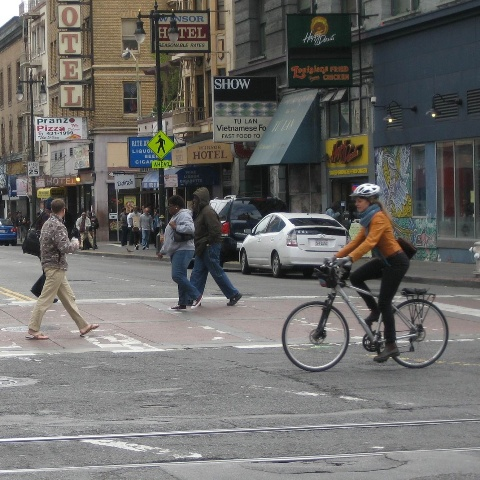
#> input picture street_small.jpg, 480 x 480 px; its folder holds only this picture in this run
$ python -i openCV.py   (imports and definitions only)
#> lines starting #> are read from the running program, lines starting #| are printed output that depends on the picture; after the words box and inside, x2 and y2 are one past the last pixel; in counts of white or black regions, pixels touching at a corner belong together
'''
Author: hzh huzihe@whu.edu.cn
Date: 2024-12-31 23:10:38
LastEditTime: 2025-02-07 23:20:17
FilePath: /pyplot/PanoCV/openCV.py
Descripttion:
'''
import cv2
import numpy as np
import matplotlib.pyplot as plt
import matplotlib.image as mpimg
import os

# [4 lines left out: function get_files, not called in this run]

# 字体调整
plt.rcParams['font.sans-serif'] = ['Arial']  # 如果要显示中文字体,则在此处设为：simhei,Arial Unicode MS
plt.rcParams['font.weight'] = 'light'
plt.rcParams['axes.unicode_minus'] = False  # 坐标轴负号显示
plt.rcParams['axes.titlesize'] = 10  # 标题字体大小
plt.rcParams['axes.labelsize'] = 14  # 坐标轴标签字体大小
# plt.rcParams['xtick.labelsize'] = 8  # x轴刻度字体大小
# plt.rcParams['ytick.labelsize'] = 8  # y轴刻度字体大小
# plt.rcParams['legend.fontsize'] = 8

inch = 1/2.54

# [60 lines left out: functions Otsu, OtsuProcess, not called in this run]

def OtsuGaussian(inPath,outPath):
    # 1. 加载图像并转换为灰度图
#> called with inPath = '../street_small.jpg', outPath = 'out.png'
    image = cv2.imread(inPath)  # 替换为你的图像路径
#> image is the input picture: shape (480, 480, 3); mean B, G, R 103.6, 106.2, 107.3
    gray = cv2.cvtColor(image, cv2.COLOR_BGR2GRAY)
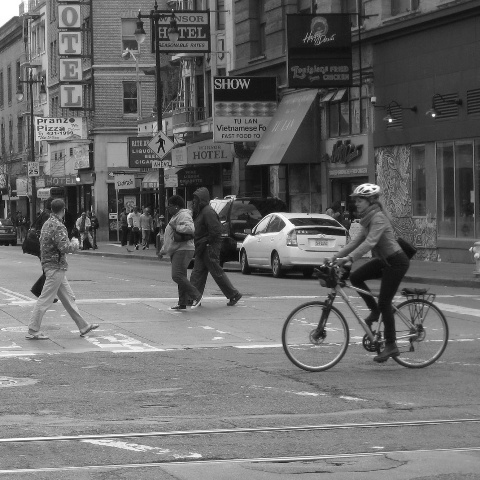
#> gray: shape (480, 480); min 5, max 255, mean 106.2

    # 2. 高斯模糊（可选）
    blur = cv2.GaussianBlur(gray, (5, 5), 0)

    # 3. 自适应阈值分割
    # 参数说明：
    # cv2.ADAPTIVE_THRESH_MEAN_C：使用局部均值作为阈值计算方法
    # cv2.ADAPTIVE_THRESH_GAUSSIAN_C：使用加权局部均值（高斯权重）作为阈值计算方法
    # Block Size：定义邻域的大小（需为奇数），如 11
    # C：常量，用于调整阈值结果，值越大结果越暗
    adaptive_mean = cv2.adaptiveThreshold(
        blur, 255, cv2.ADAPTIVE_THRESH_MEAN_C, cv2.THRESH_BINARY, 11, 2
    )
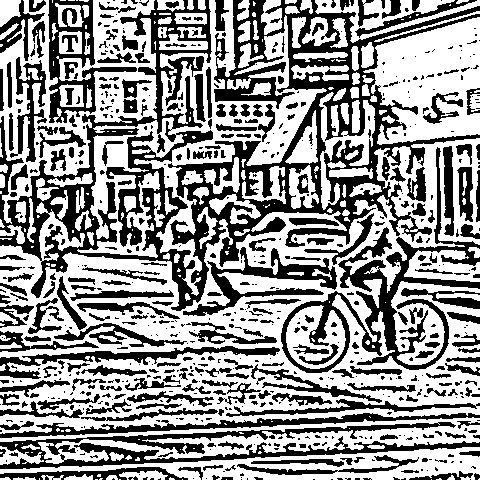
#> adaptive_mean: shape (480, 480); 58.2% white; 675 black regions (409 under 20 px), largest, box (x1, y1, x2, y2) and area: (0, 0, 480, 311) 35608, (281, 147, 480, 373) 7334, (0, 422, 480, 469) 6018
    adaptive_gaussian = cv2.adaptiveThreshold(
        blur, 255, cv2.ADAPTIVE_THRESH_GAUSSIAN_C, cv2.THRESH_BINARY, 11, 2
    )
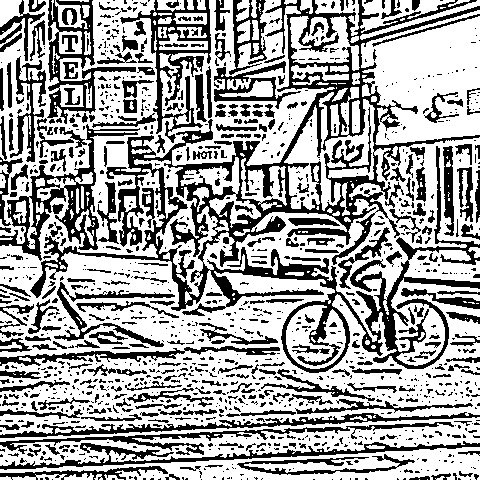
#> adaptive_gaussian: shape (480, 480); 63.9% white; 1219 black regions (906 under 20 px), largest, box (x1, y1, x2, y2) and area: (30, 0, 480, 373) 27655, (0, 124, 140, 261) 3529, (120, 0, 211, 143) 2955

    # 4. 显示结果
    # plt.figure(figsize=(5,))
    plt.figure(dpi=300, figsize=(8, 10))
    plt.subplots_adjust(wspace =0, hspace =0)#调整子图间距

    plt.subplot(3, 1, 1)
    plt.imshow(cv2.cvtColor(image, cv2.COLOR_BGR2RGB))
    plt.yticks([])
    plt.xticks([])
    plt.ylabel('Original Image')

    plt.subplot(3, 1, 2)
    # plt.title('Adaptive Mean Thresholding')
    plt.imshow(adaptive_mean, cmap='gray')
    plt.yticks([])
    plt.xticks([])
    # plt.axis('off')
    plt.ylabel('Adaptive Mean Thresholding', )

    plt.subplot(3, 1, 3)
    # plt.title('Adaptive Gaussian Thresholding')
    plt.imshow(adaptive_gaussian, cmap='gray')
    plt.ylabel('Gaussian Thresholding')
    plt.yticks([])
    plt.xticks([])
    # plt.axis('off')

    plt.tight_layout()
    # plt.subplots_adjust(wspace=0.1)
    plt.savefig(outPath)
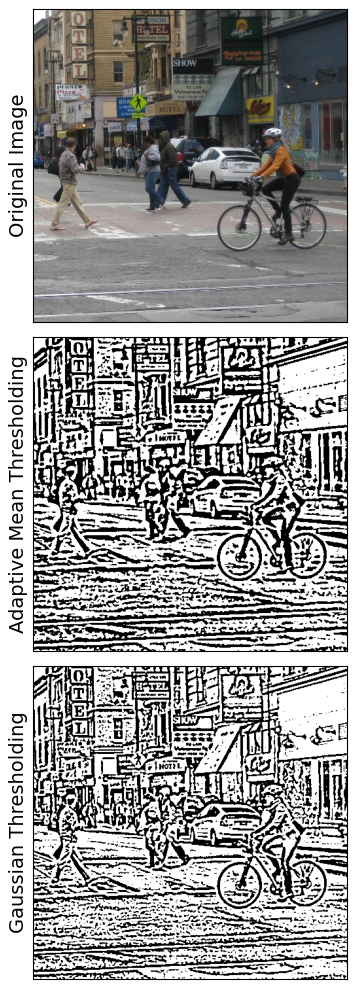
#> figure drawn by matplotlib, 3 panels
    plt.show()

# [9 lines left out: function resize, not called in this run]

# [32 lines not run here, left out]

    # [50 lines of commented-out code are left out]

>>> result = OtsuGaussian('../street_small.jpg', 'out.png')
